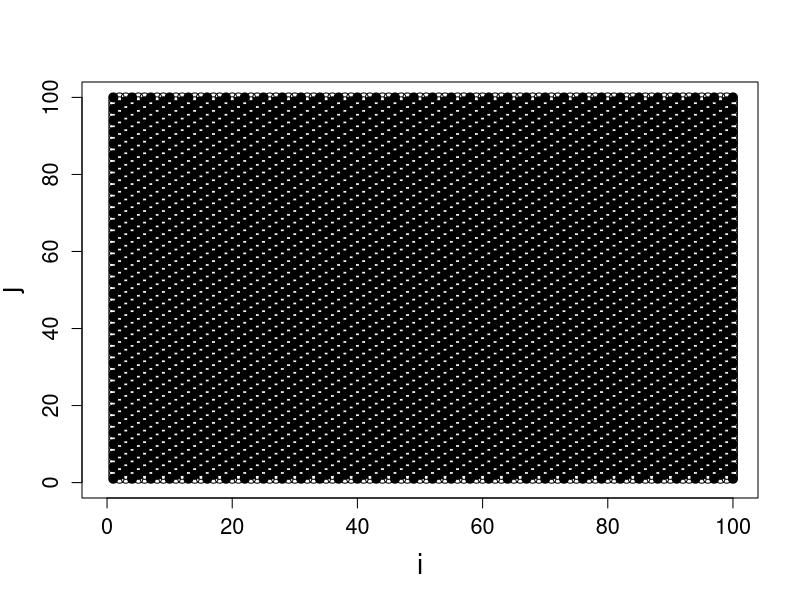
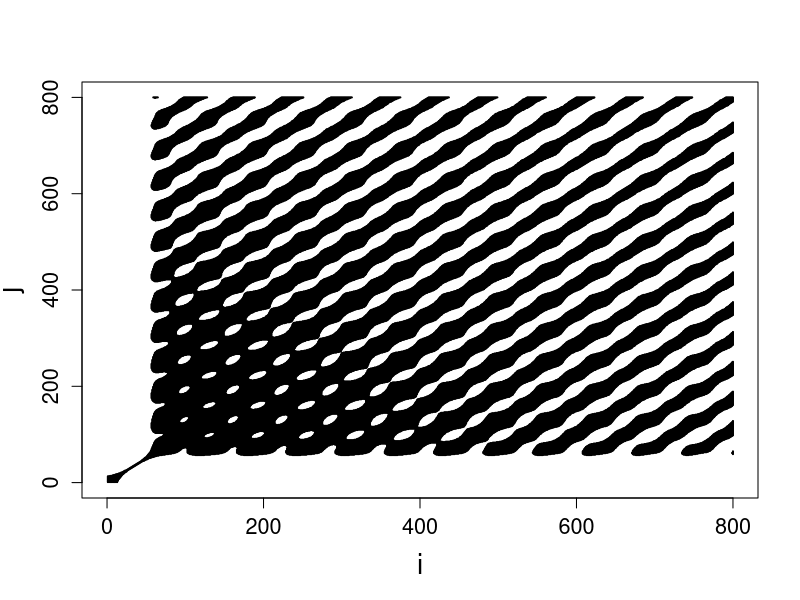
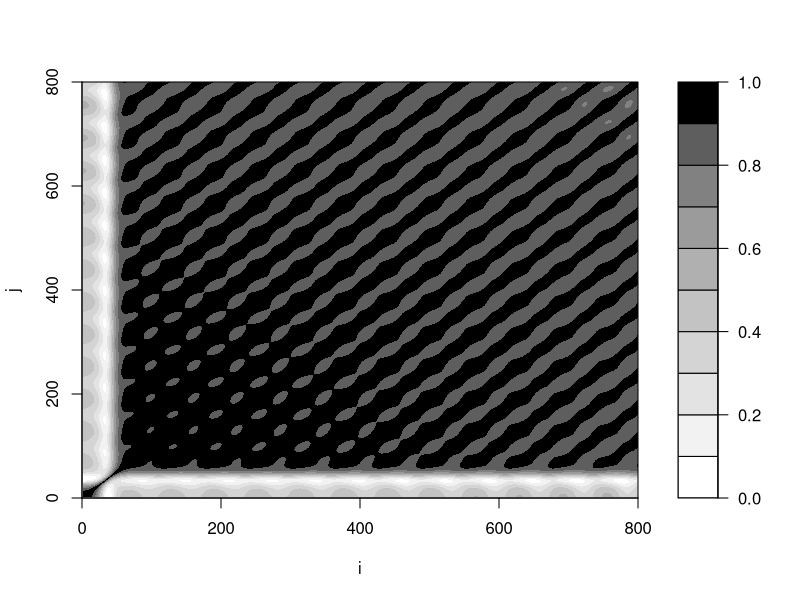

These charts were generated, in order, by the following R code:

packages <- c("dplyr")
purrr::walk(packages, library, character.only = TRUE, warn.conflicts = FALSE)



# ------------------------------------------------------------------------------
# Recurrence plot for logistic map
#   - Recurrence Plot shows how the trajectory repeats itself,
#     and that it returns to visit the states already visited in the past, within the margin of a tolerance eps.
#   - Note that an recurrence plot is a 2-dimensional representation of a trajectory in a higher-dimensional phase space
# ------------------------------------------------------------------------------


x <- numeric()

xt <- numeric()


f.x <- function(x, r){
  r * x * (1 - x)
}



f.temp <- function(xinit, nstep, r){
  
  x <- xinit
  
  xt[1] <- x
  
  for(i in 2:nstep){
    y <- f.x(x, r)
    
    x <- y
    
    xt[i] <- x
    
  }
  return(xt)
}



# ----------

# cycle of period 4
r <- 3.52

# chaos
r <- 4

# periodic window, a cycle of period 3
r <- 3.835



# transient
ntrans <- 100


# iterations after the transient
n <- 100

nt <- ntrans + n

xinit <- 0.2

eps <- 0.01

xt <- f.temp(xinit, nt, r)


# random deviates from the uniform distribution
# xt <- runif(nt)


# ----------
graphics.off()

par(mfrow = c(1,1))

plot(0, 0, type = "n", xlab = "i", ylab = "j", xlim = c(0, n), ylim = c(0, n), cex.lab = 1.7, cex.axis = 1.3)


x[1:n] <- xt[(ntrans + 1):nt]

for(i in 1:n){
  for(j in 1:n){
    distx <- abs(x[i] - x[j])
    
    if(distx < eps) points(i, j, pch = 19, cex = 1.2)
    
    else points(i, j, pch = 21, cex = 1.2)
  }
}




# ------------------------------------------------------------------------------
# Recurrence plot for lorenz attractor
# ------------------------------------------------------------------------------

# Lorenz Equation
# dx / dt = sigma * (y - x)
# dy / dt = x * (rho - z) - y
# dz / dt = x * y - beta * z



# parameters: sigma, beta, rho
parms <- c(10, 8/3, 28)

tinit <- 0

tfin <- 100


step <- 0.01

times <- seq(tinit, tfin, by = step)



# ----------
# system equations

funct <- function(t, integ, p){
  
  x <- integ[1]
  
  y <- integ[2]
  
  z <- integ[3]
  
  sigma <- parms[1]
  
  beta <- parms[2]
  
  rho <- parms[3]
  
  dx <- sigma * (y - x)
  
  dy <- x * (rho - z) - y
  
  dz <- x * y - beta * z
  
  list(c(dx, dy, dz))
}



# ----------

library(deSolve)


cinit <- c(1,1,1)


xyz <- lsoda(cinit, times, funct, parms)



# ----------
n <- 800

eps <- 5

distx <- matrix(, n, n)

x <- xyz[,2]

y <- xyz[,3]

z <- xyz[,4]



# ----------
# Thresholded Recurrence plot
graphics.off()

par(mfrow = c(1,1))

plot(0, 0, type = "n", xlab = "i", ylab = "j", xlim = c(0, n), ylim = c(0, n), cex.lab = 1.7, cex.axis = 1.3)


# IT TAKES TIME !!!
for(i in 1:n){
  for(j in 1:n){
    distx[i,j] <- sqrt((x[i] - x[j])^2 + (y[i] - y[j])^2 + (z[i] - z[j])^2)
    
    if(distx[i,j] < eps) points(i, j, pch = 19, cex = 0.01)
    
  }
}




# ----------
# Un-Thresholded Recurrence plot

time <- seq(1:n)

library(gplots)


# normalized distances matrix previously computed
distx <- distx / max(distx)


distx <- 1 - distx


graphics.off()

par(mfrow = c(1,1))

filled.contour(time, time, distx, col = gray.colors(10, start = 1, end = 0), nlevels = 10,
               xlab = "i", ylab = "j", main = "", xlim = c(0, n), ylim = c(0, n), las = 0,
               key.axes = axis(4, las = 1))



# ------------------------------------------------------------------------------
# Recurrence plot for lorenz attractor
# ------------------------------------------------------------------------------

# IT TAKES TIME ...!!
# recurr(x, m = 3, d = 18, start.time = start(x), end.time = end(y))
